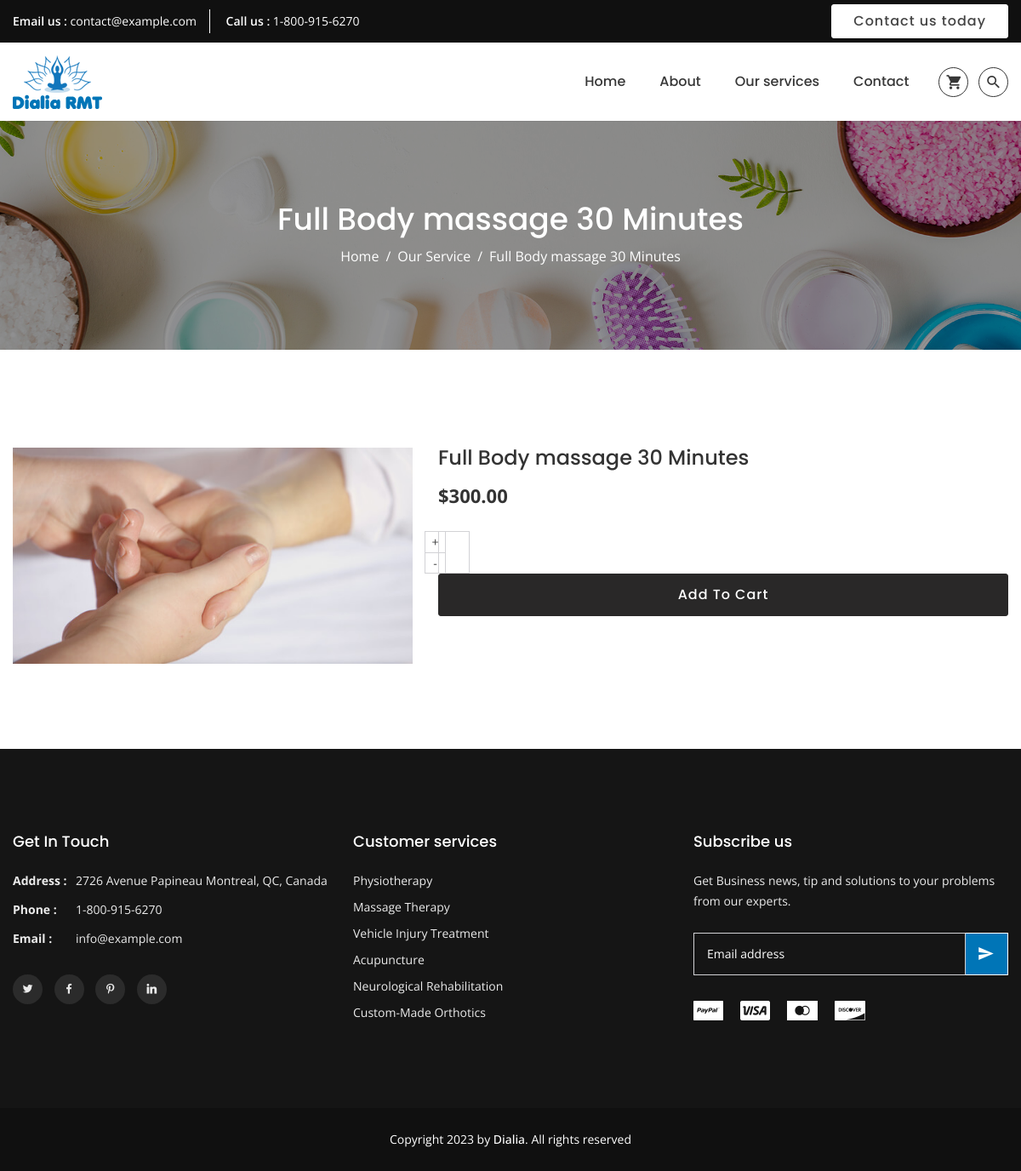
The page /full-body-massage/full-body-massage-30-minutes/ on the database its author committed.
### product/models.py (models this page shows, shortened)
class Product (models.Model):
    subcategory=models.ForeignKey(SubCategory, related_name='products', on_delete= models.CASCADE)
    title=models.CharField(max_length=255)
    slug=models.SlugField(max_length=255)
    description=RichTextUploadingField(blank=True,null=True)
    price=models.DecimalField(max_digits=6, decimal_places=2)
    date_added= models.DateTimeField(auto_now_add=True)
    image=models.ImageField(upload_to='upload/', blank=True,null=True)
    thumbnail=models.ImageField(upload_to='upload/', blank=True,null=True)
    class Meta:
        ordering=['-date_added']

### product/views.py (the view)
# urls.py: path('<slug:subcategory_slug>/<slug:product_slug>/', views.product,name="product"),
def product(request,subcategory_slug, product_slug):
    cart = Cart(request)
    product = get_object_or_404(Product, subcategory__slug=subcategory_slug, slug=product_slug)
    if request.method == 'POST':
        form = AddToCartForm(request.POST)
        if form.is_valid():
            quantity = form.cleaned_data['quantity']
            cart.add(product_id=product.id, quantity=quantity, update_quantity=False)
            messages.success(request, 'The product was added to the cart')
            return redirect('product', subcategory_slug=subcategory_slug, product_slug=product_slug)
    else:
        form = AddToCartForm()
    context={'form': form, 'product': product}
    return render(request,'product.html',context)

### product/forms.py
class AddToCartForm(forms.Form):
    quantity = forms.IntegerField()

### cart/cart.py (called while the page is built)
    def __len__(self):
        return sum(item['quantity'] for item in self.cart.values())

### cart/context_processors.py (called while the page is built)
def cart(request):
    return {'cart': Cart(request)}

### product/context_processors.py (called while the page is built)
def main_categories(request):
    categories=Category.objects.all()
    return{'main_categories':categories}

def submain_categories(request):
    subcategories=SubCategory.objects.all()
    return{'submain_categories':subcategories}

### product/templates/product.html (shortened to what this page needs)
{% extends 'base.html' %}
{% load static %}
{% block content %}
<div class="tm-breadcrumb-area tm-padding-section" data-bgimage="{% static 'assets/images/bg/breadcrumb-bg.jpg' %}"
data-black-overlay="4">
<div class="container">
    <div class="tm-breadcrumb text-center">
        <h2>{{product.title}}</h2>
        <ul>
            <li><a href="{% url 'home' %}">Home</a></li>
            <li><a href="{% url 'service' %}">Our Service</a></li>
            <li>{{product.title}}</li>
        </ul>
    </div>
</div>
</div>
<main class="main-content">
<div class="tm-section product-details-area bg-white tm-padding-section">
    <div class="container">
        <div class="row">
            <div class="col-12">
                <div class="tm-prodetails">
                    <div class="row">
                        <div class="col-lg-5 col-md-6 col-12">
                            <div class="tm-prodetails-images">
                                <div class="tm-prodetails-largeimages">
                                    <div class="tm-prodetails-largeimage">
                                        <a data-fancybox="tm-prodetails-imagegallery" href="{{product.image.url}}"
                                            data-caption="Product Zoom Image 1">
                                            <img src="{{product.image.url}}" alt="product image">
                                        </a>
                                    </div>
                                </div>
                            </div>
                        </div>
                        <div class="col-lg-7 col-md-6 col-12">
                            <div class="tm-prodetails-content">
                                <h3 class="tm-prodetails-title">{{product.title}}</h3>
                                <div class="tm-prodetails-price">
                                    <span>${{product.price}}</span>
                                </div>
                                <div class="tm-prodetails-quantitycart">
                                    <form action="" method="POST" class="mb-5">
                                        <div class="tm-quantitybox">
                                            <input type="text" name="quantity" value="1" >
                                        </div>
                                        <input type="submit" class="tm-button tm-button-dark" value="Add To Cart">
                                    </form>
                                </div>
                            </div>
                        </div>
                    </div>
                </div>
            </div>
        </div>
    </div>
</div>
</main>
{% endblock content %}

### rows shown on the page
Product: title "Full Body massage 30 Minutes", image (picture), price "300.00"
